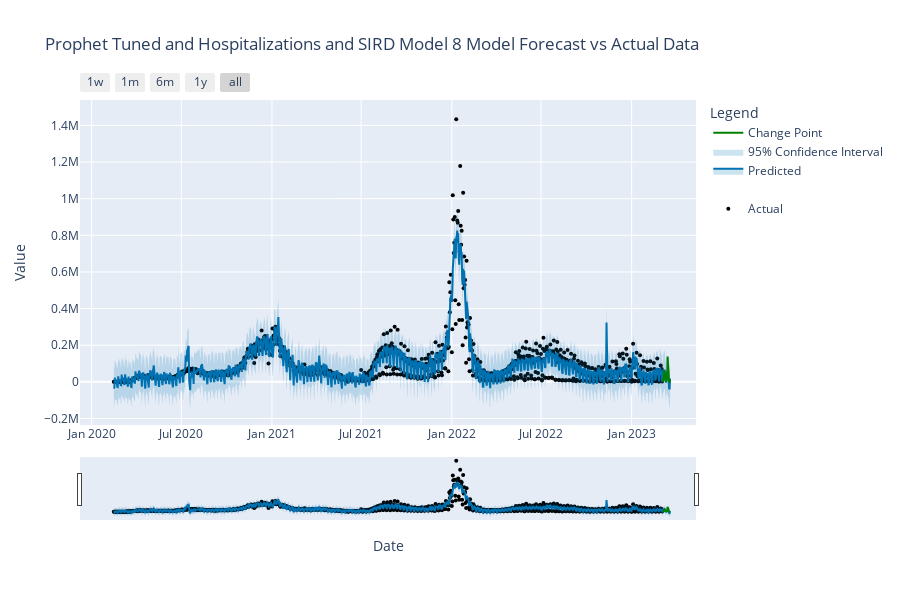

This figure's notebook cell:
### Markdown cell above
3. Model Evaluation

### Code cell
prophet_model_eval_pipeline(model, forecast_df=forecast_df, title=title)

### Figure 1 — Plotly figure (JSON) as saved in the notebook; plotly's stock layout.template omitted (floating-point values rounded to 4 significant figures; data arrays with more than 128 entries replaced by an {"elided": "..."} marker saying what was removed)
{"data": [{"marker": {"color": "black", "size": 4}, "mode": "markers", "name": "Actual", "type": "scatter", "x": {"elided": "1114 str values"}, "y": {"elided": "1114 int values"}}, {"hoverinfo": "skip", "line": {"width": 0}, "mode": "lines", "name": "", "type": "scatter", "x": {"elided": "1130 str values"}, "y": {"elided": "1130 float values"}}, {"fill": "tonexty", "fillcolor": "rgba(0, 114, 178, 0.2)", "line": {"color": "#0072B2", "width": 2}, "mode": "lines", "name": "Predicted", "type": "scatter", "x": {"elided": "1130 str values"}, "y": {"elided": "1130 float values"}}, {"fill": "tonexty", "fillcolor": "rgba(0, 114, 178, 0.2)", "hoverinfo": "skip", "line": {"width": 0}, "mode": "lines", "name": "95% Confidence Interval", "type": "scatter", "x": {"elided": "1130 str values"}, "y": {"elided": "1130 float values"}}, {"line": {"color": "green"}, "mode": "lines", "name": "Change Point", "type": "scatter", "x": {"elided": "1130 str values"}, "y": {"elided": "1130 int values"}}], "layout": {"height": 600, "legend": {"title": {"text": "Legend"}}, "showlegend": true, "title": {"text": "Prophet Tuned and Hospitalizations and SIRD Model 8 Model Forecast vs Actual Data"}, "width": 900, "xaxis": {"rangeselector": {"buttons": [{"count": 7, "label": "1w", "step": "day", "stepmode": "backward"}, {"count": 1, "label": "1m", "step": "month", "stepmode": "backward"}, {"count": 6, "label": "6m", "step": "month", "stepmode": "backward"}, {"count": 1, "label": "1y", "step": "year", "stepmode": "backward"}, {"step": "all"}]}, "rangeslider": {"visible": true}, "title": {"text": "Date"}, "type": "date"}, "yaxis": {"title": {"text": "Value"}}}}
